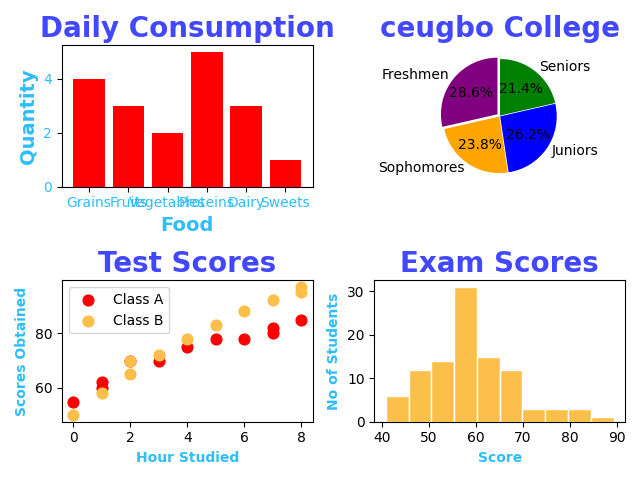

This figure's Python source:
import matplotlib.pyplot as plt
import numpy as np

categories = ["Grains", "Fruits", "Vegetables", "Proteins", "Dairy", "Sweets"]
values = np.array([4, 3, 2, 5, 3, 1])

def barchart(cat, val):
    plt.bar(cat, val, color="red")
    # plt.barh(categories, values, color="skyblue")
    plt.title("Daily Consumption", fontsize=20, fontweight="bold", color="#4248ff")
    plt.tick_params(axis="both", labelcolor="#2dbefc", labelsize=10)
    plt.xlabel("Food", fontsize=14, fontweight="bold", color="#2dbefc")
    plt.ylabel("Quantity", fontsize=14, fontweight="bold", color="#2dbefc")
    plt.show()
# barchart(categories, values)

cat = ["Freshmen", "Sophomores", "Juniors", "Seniors"]
val = np.array([300, 250, 275, 225])
colors = ["purple", "orange", "blue", "green"]

def piechart(cat, val, colors):
    plt.pie(val, 
            labels=cat, 
            autopct="%1.1f%%", 
            colors=colors,
            explode=[0.05, 0.01, 0.01, 0.01],
            startangle=90)
    plt.title("ceugbo College", fontsize=20, fontweight="bold", color="#4248ff")
    plt.show()
# piechart(categories, values, colors)

#Scatter Plot
x1 = np.array([0, 1, 1, 2, 3, 4, 5, 6, 7, 7, 8])
y1 = np.array([55, 60, 62, 70, 70, 75, 78, 78, 80, 82, 85])

x2 = np.array([0, 1, 2, 2, 3, 4, 5, 6, 7, 8, 8])
y2 = np.array([50, 58, 65, 70, 72, 78, 83, 88, 92, 95, 97])

def scatterplot(x1, y1, x2, y2):
    plt.scatter(x1, y1, color="#fa0202",
                s = 60,
                label="Class A")

    plt.scatter(x2, y2, color="#fcbf49",
                s = 60,
                label="Class B")

    plt.title("Test Scores", fontsize=20, fontweight="bold", color="#4248ff")
    plt.xlabel("Hour Studied", fontweight="bold", color="#2dbefc")
    plt.ylabel("Scores Obtained", fontweight="bold", color="#2dbefc")

    plt.legend()
    plt.show()
# scatterplot(x1, y1, x2, y2)


#Histogram

scores = np.random.normal(loc=60, scale=10, size=100)
scores = np.clip(scores, 0, 100)

def histogram(scores):
    plt.hist(scores, bins=10, color="#fcbf49", edgecolor="white")
    plt.title("Exam Scores", fontweight="bold", fontsize=20, color="#4248ff")
    plt.xlabel("Score", fontweight="bold", color="#2dbefc")
    plt.ylabel("No of Students", fontweight="bold", color="#2dbefc")

    plt.show()
# histogram(scores)


def barchart(ax, cat, val):
    ax.bar(cat, val, color="red")
    # plt.barh(categories, values, color="skyblue")
    ax.set_title("Daily Consumption", fontsize=20, fontweight="bold", color="#4248ff")
    ax.tick_params(axis="both", labelcolor="#2dbefc", labelsize=10)
    ax.set_xlabel("Food", fontsize=14, fontweight="bold", color="#2dbefc")
    ax.set_ylabel("Quantity", fontsize=14, fontweight="bold", color="#2dbefc")
    # ax.show()
# barchart(categories, values)

cat = ["Freshmen", "Sophomores", "Juniors", "Seniors"]
val = np.array([300, 250, 275, 225])
colors = ["purple", "orange", "blue", "green"]

def piechart(ax, cat, val, colors):
    ax.pie(val, 
            labels=cat, 
            autopct="%1.1f%%", 
            colors=colors,
            explode=[0.05, 0.01, 0.01, 0.01],
            startangle=90)
    ax.set_title("ceugbo College", fontsize=20, fontweight="bold", color="#4248ff")
    # ax.show()
# piechart(categories, values, colors)

#Scatter Plot
x1 = np.array([0, 1, 1, 2, 3, 4, 5, 6, 7, 7, 8])
y1 = np.array([55, 60, 62, 70, 70, 75, 78, 78, 80, 82, 85])

x2 = np.array([0, 1, 2, 2, 3, 4, 5, 6, 7, 8, 8])
y2 = np.array([50, 58, 65, 70, 72, 78, 83, 88, 92, 95, 97])

def scatterplot(ax, x1, y1, x2, y2):
    ax.scatter(x1, y1, color="#fa0202",
                s = 60,
                label="Class A")

    ax.scatter(x2, y2, color="#fcbf49",
                s = 60,
                label="Class B")

    ax.set_title("Test Scores", fontsize=20, fontweight="bold", color="#4248ff")
    ax.set_xlabel("Hour Studied", fontweight="bold", color="#2dbefc")
    ax.set_ylabel("Scores Obtained", fontweight="bold", color="#2dbefc")

    ax.legend()
    # ax.show()
# scatterplot(x1, y1, x2, y2)


#Histogram

scores = np.random.normal(loc=60, scale=10, size=100)
scores = np.clip(scores, 0, 100)

def histogram(ax, scores):
    ax.hist(scores, bins=10, color="#fcbf49", edgecolor="white")
    ax.set_title("Exam Scores", fontweight="bold", fontsize=20, color="#4248ff")
    ax.set_xlabel("Score", fontweight="bold", color="#2dbefc")
    ax.set_ylabel("No of Students", fontweight="bold", color="#2dbefc")

    # ax.show()
# histogram(scores)

figure, axs = plt.subplots(2, 2)
barchart(axs[0, 0], categories, values)
piechart(axs[0, 1], cat, val, colors)
scatterplot(axs[1, 0], x1, y1, x2, y2)
histogram(axs[1, 1], scores)

figure.tight_layout()
figure.savefig("subplots.png")
